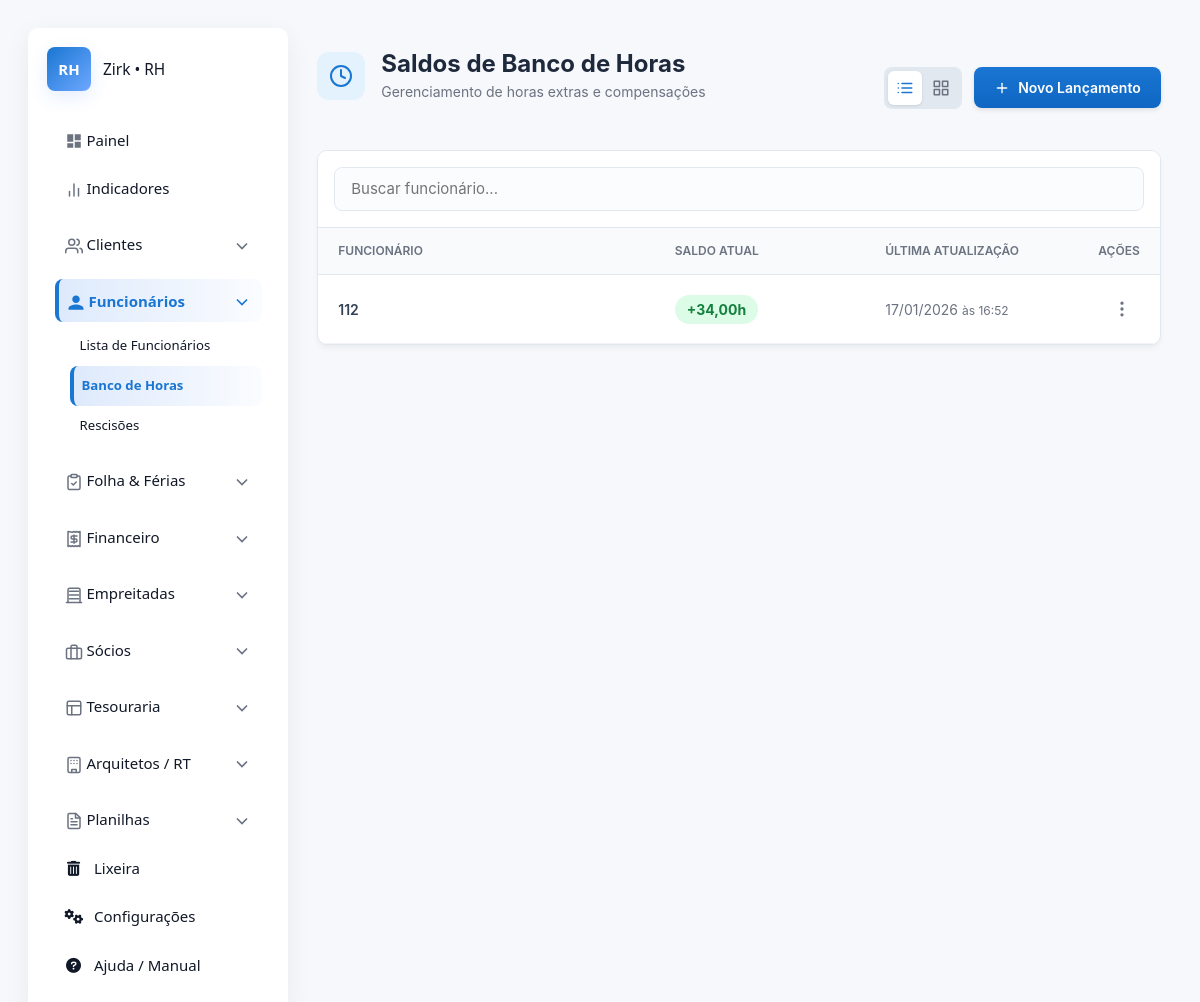
Page /banco-horas/ (signed in) on the earlier database version.
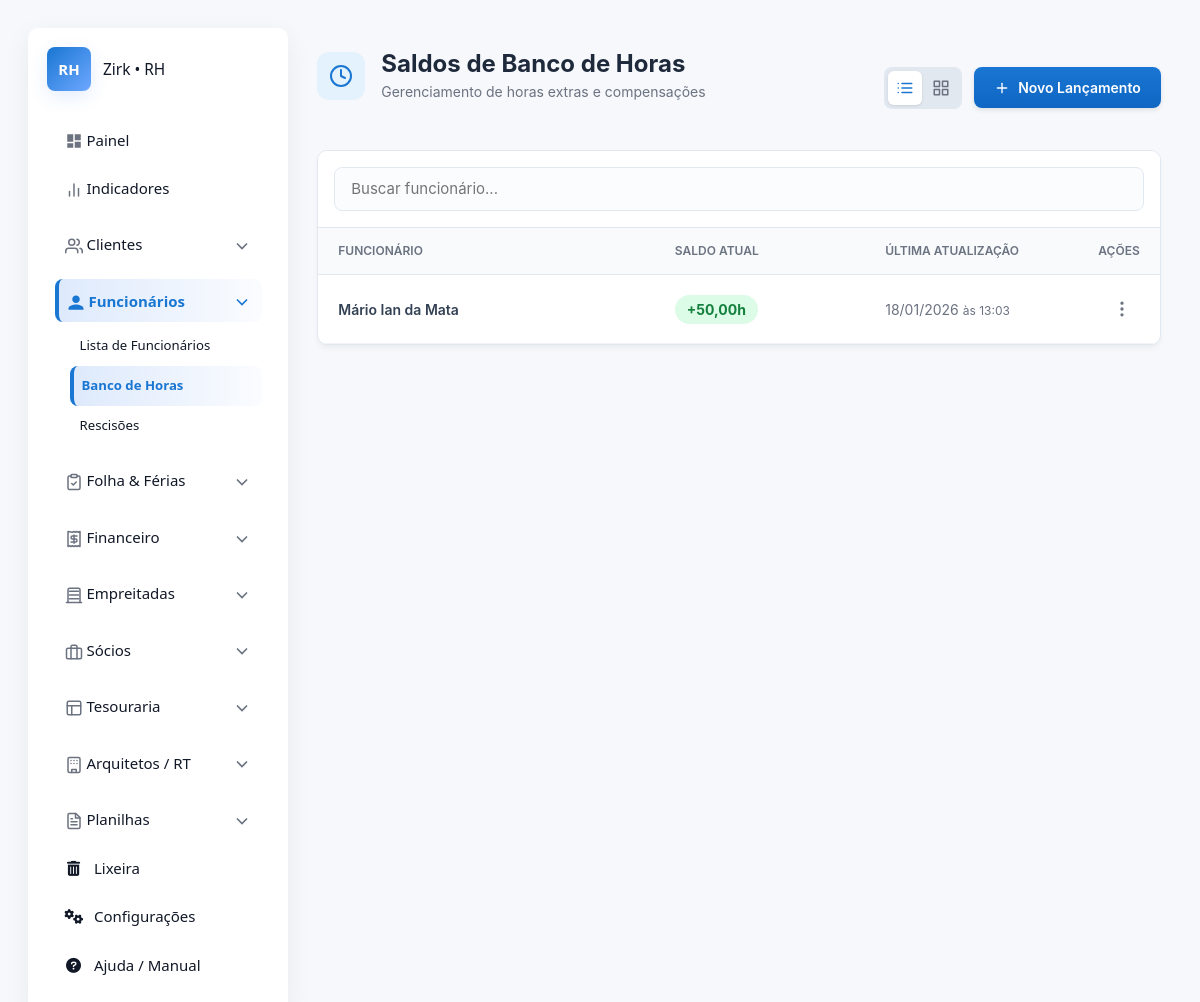
Same page on the later database version.
### apps/banco_horas/models.py (models this page shows, shortened)
class BancoHoras(SoftDeleteMixin):
    funcionario = models.OneToOneField(
        Funcionario,
        on_delete=models.CASCADE,
        related_name='banco_horas'
    )
    saldo = models.DecimalField(max_digits=10, decimal_places=2, default=Decimal('0.00'), help_text="Saldo atual de horas no banco de horas", editable=True)
    atualizado_em = models.DateTimeField(auto_now=True)

### apps/funcionarios/models.py (models this page shows)
class Funcionario(SoftDeleteMixin):
    nome = models.CharField(max_length=200)
    data_nascimento = models.DateField(null=True, blank=True)
    natural_de = models.CharField(max_length=100, blank=True, null=True)
    sexo = models.CharField(
        max_length=1,
        choices=Sexo.choices,
        default=Sexo.OUTRO)
    grau_instrucao = models.IntegerField(choices=GrauInstrucao.choices, null=True, blank=True)
    estado_civil = models.CharField(max_length=3, choices=EstadoCivil.choices, blank=True, null=True)
    conjuge = models.CharField(max_length=200, blank=True, null=True)
    nome_pai = models.CharField(max_length=200, blank=True, null=True)
    nome_mae = models.CharField(max_length=200, blank=True, null=True)
    numero_filhos = models.PositiveIntegerField(default=0)
    def __str__(self):
        return self.nome

### apps/banco_horas/views.py (the view)
# urls.py: path('', views.banco_horas_list, name='banco_horas_list'),
@login_required
def banco_horas_list(request):
    bancos = BancoHoras.objects.select_related('funcionario').order_by('funcionario__nome')
    form = LancamentoHorasForm()
    context = {
        'bancos': bancos,
        'form': form, # Enviando o formulário
        'title': 'Saldos de Banco de Horas'
    }
    return render(request, 'core/banco_horas/banco_horas_list.html', context)

### apps/banco_horas/forms.py
class LancamentoHorasForm(forms.ModelForm):
    class Meta:
        model = LancamentoHoras
        fields = ['funcionario', 'horas', 'valor_hora']
        widgets = {
            'funcionario': forms.Select(attrs={'class': 'form-select'}),
            'horas': forms.NumberInput(attrs={'class': 'form-control', 'step': '0.1', 'placeholder': 'Ex: 2.5 ou -1.0'}),
            'valor_hora': forms.NumberInput(attrs={'class': 'form-control', 'step': '0.01', 'placeholder': 'R$ 0,00'}),
        }

### apps/configuracoes/context_processors.py (called while the page is built)
def configuracoes_globais(request):
    return {}

### apps/configuracoes/mixin.py (called while the page is built)
    def get_queryset(self):
        return super().get_queryset().filter(is_deleted=False)

### apps/ferias/service.py (called while the page is built)
def atualizar_todos_periodos():
    funcionarios = Funcionario.objects.all() # O SoftDeleteMixin já deve filtrar os deletados
    for func in funcionarios:
        if getattr(func, 'is_deleted', False):
            continue
        gerar_novo_periodo_aquisitivo(func)

### templates/core/banco_horas/banco_horas_list.html (shortened to what the changed rows need)
{% extends "core/base.html" %}
{% load static %}
{% block content %}
<div class="rh-container">
    <div class="top-section">
        <div class="page-header">
            <div class="header-content">
                <h1>Saldos de Banco de Horas</h1>
            </div>
        </div>
    </div>
    <div class="list-panel">
        <div id="listView" class="table-responsive">
            <table class="rh-table">
                <thead>
                    <tr>
                        <th width="40%">Funcionário</th>
                        <th width="25%">Saldo Atual</th>
                        <th width="25%">Última Atualização</th>
                        <th width="10%" style="text-align: right;">Ações</th>
                    </tr>
                </thead>
                <tbody id="tableBody">
                    {% for banco in bancos %}
                    <tr class="search-item" data-name="{{ banco.funcionario.nome|lower }}">
                        <td class="col-name" style="font-weight: 600; color: #334155;">{{ banco.funcionario.nome }}</td>
                        <td>
                            {% if banco.saldo > 0 %}
                                <span class="saldo-pill pos">+{{ banco.saldo|floatformat:2 }}h</span>
                            {% elif banco.saldo < 0 %}
                                <span class="saldo-pill neg">{{ banco.saldo|floatformat:2 }}h</span>
                            {% else %}
                                <span class="saldo-pill neu">0.00h</span>
                            {% endif %}
                        </td>
                        <td style="color: var(--muted); font-size: 14px;">
                            {{ banco.atualizado_em|date:"d/m/Y" }} <span style="font-size: 12px;">às {{ banco.atualizado_em|date:"H:i" }}</span>
                        </td>
                        <td style="text-align: right;">
                            <div class="action-menu">
                                <button class="dots-btn" onclick="toggleMenu('menu-{{ banco.pk }}')">
                                    <svg xmlns="http://www.w3.org/2000/svg" width="20" height="20" viewBox="0 0 24 24" fill="none" stroke="currentColor" stroke-width="2" stroke-linecap="round" stroke-linejoin="round"><circle cx="12" cy="12" r="1"/><circle cx="12" cy="5" r="1"/><circle cx="12" cy="19" r="1"/></svg>
                                </button>
                            </div>
                        </td>
                    </tr>
                    {% empty %}
                    <tr>
                        <td colspan="4" class="empty-msg">Nenhum banco de horas encontrado.</td>
                    </tr>
                    {% endfor %}
                </tbody>
            </table>
        </div>
    </div>
</div>
{% endblock %}

Differences in the rows shown:
removed BancoHoras: funcionario.nome "112", saldo "34,00", atualizado_em "17/01/2026", atualizado_em "16:52"
added BancoHoras: funcionario.nome "Mário Ian da Mata", saldo "50,00", atualizado_em "18/01/2026", atualizado_em "13:03"
